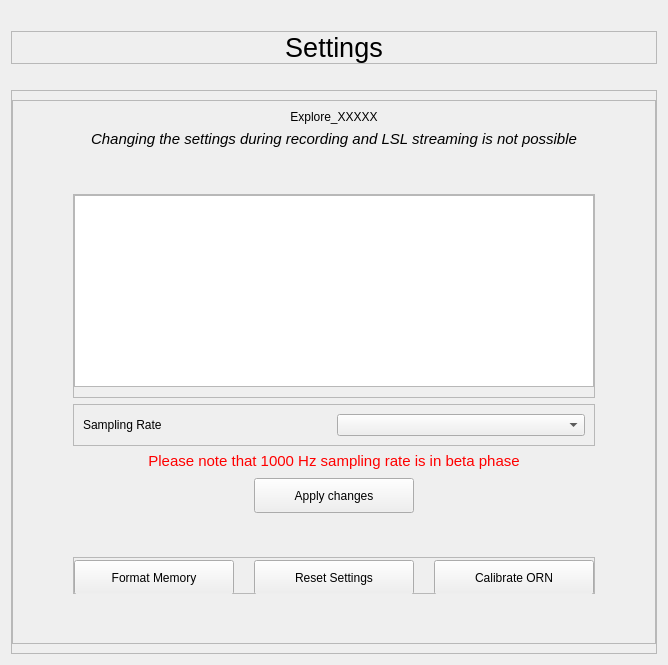
            <widget class="QWidget" name="page_settings">
             <property name="styleSheet">
              <string notr="true"/>
             </property>
             <layout class="QVBoxLayout" name="verticalLayout_8">
              <item>
               <spacer name="verticalSpacer_10">
                <property name="orientation">
                 <enum>Qt::Vertical</enum>
                </property>
                <property name="sizeType">
                 <enum>QSizePolicy::Fixed</enum>
                </property>
                <property name="sizeHint" stdset="0">
                 <size>
                  <width>20</width>
                  <height>20</height>
                 </size>
                </property>
               </spacer>
              </item>
              <item>
               <widget class="QFrame" name="frame_settings_title">
                <property name="maximumSize">
                 <size>
                  <width>16777215</width>
                  <height>50</height>
                 </size>
                </property>
                <property name="styleSheet">
                 <string notr="true"/>
                </property>
                <property name="frameShape">
                 <enum>QFrame::StyledPanel</enum>
                </property>
                <property name="frameShadow">
                 <enum>QFrame::Raised</enum>
                </property>
                <layout class="QHBoxLayout" name="horizontalLayout_5">
                 <property name="spacing">
                  <number>0</number>
                 </property>
                 <property name="leftMargin">
                  <number>0</number>
                 </property>
                 <property name="topMargin">
                  <number>0</number>
                 </property>
                 <property name="rightMargin">
                  <number>0</number>
                 </property>
                 <property name="bottomMargin">
                  <number>0</number>
                 </property>
                 <item>
                  <widget class="QLabel" name="settings_title">
                   <property name="minimumSize">
                    <size>
                     <width>0</width>
                     <height>0</height>
                    </size>
                   </property>
                   <property name="sizeIncrement">
                    <size>
                     <width>0</width>
                     <height>0</height>
                    </size>
                   </property>
                   <property name="font">
                    <font>
                     <pointsize>20</pointsize>
                     <italic>false</italic>
                     <bold>false</bold>
                    </font>
                   </property>
                   <property name="text">
                    <string>Settings</string>
                   </property>
                   <property name="alignment">
                    <set>Qt::AlignCenter</set>
                   </property>
                  </widget>
                 </item>
                </layout>
               </widget>
              </item>
              <item>
               <spacer name="verticalSpacer_11">
                <property name="orientation">
                 <enum>Qt::Vertical</enum>
                </property>
                <property name="sizeType">
                 <enum>QSizePolicy::Fixed</enum>
                </property>
                <property name="sizeHint" stdset="0">
                 <size>
                  <width>20</width>
                  <height>20</height>
                 </size>
                </property>
               </spacer>
              </item>
              <item>
               <widget class="QFrame" name="frame_settings">
                <property name="sizePolicy">
                 <sizepolicy hsizetype="Expanding" vsizetype="Expanding">
                  <horstretch>0</horstretch>
                  <verstretch>0</verstretch>
                 </sizepolicy>
                </property>
                <property name="styleSheet">
                 <string notr="true"/>
                </property>
                <property name="frameShape">
                 <enum>QFrame::StyledPanel</enum>
                </property>
                <property name="frameShadow">
                 <enum>QFrame::Raised</enum>
                </property>
                <layout class="QVBoxLayout" name="verticalLayout_19">
                 <property name="leftMargin">
                  <number>0</number>
                 </property>
                 <property name="rightMargin">
                  <number>0</number>
                 </property>
                 <item>
                  <layout class="QHBoxLayout" name="horizontalLayout_31">
                   <item>
                    <widget class="QFrame" name="frame_device">
                     <property name="sizePolicy">
                      <sizepolicy hsizetype="MinimumExpanding" vsizetype="Preferred">
                       <horstretch>0</horstretch>
                       <verstretch>0</verstretch>
                      </sizepolicy>
                     </property>
                     <property name="minimumSize">
                      <size>
                       <width>0</width>
                       <height>0</height>
                      </size>
                     </property>
                     <property name="maximumSize">
                      <size>
                       <width>650</width>
                       <height>16777215</height>
                      </size>
                     </property>
                     <property name="styleSheet">
                      <string notr="true"/>
                     </property>
                     <property name="frameShape">
                      <enum>QFrame::StyledPanel</enum>
                     </property>
                     <property name="frameShadow">
                      <enum>QFrame::Raised</enum>
                     </property>
                     <layout class="QVBoxLayout" name="verticalLayout_2">
                      <property name="leftMargin">
                       <number>60</number>
                      </property>
                      <property name="rightMargin">
                       <number>60</number>
                      </property>
                      <item>
                       <widget class="QLabel" name="label_explore_name">
                        <property name="sizePolicy">
                         <sizepolicy hsizetype="Preferred" vsizetype="Preferred">
                          <horstretch>0</horstretch>
                          <verstretch>0</verstretch>
                         </sizepolicy>
                        </property>
                        <property name="minimumSize">
                         <size>
                          <width>0</width>
                          <height>0</height>
                         </size>
                        </property>
                        <property name="maximumSize">
                         <size>
                          <width>16777215</width>
                          <height>75</height>
                         </size>
                        </property>
                        <property name="styleSheet">
                         <string notr="true"/>
                        </property>
                        <property name="text">
                         <string>Explore_XXXXX</string>
                        </property>
                        <property name="alignment">
                         <set>Qt::AlignCenter</set>
                        </property>
                        <property name="wordWrap">
                         <bool>true</bool>
                        </property>
                       </widget>
                      </item>
                      <item>
                       <widget class="QLabel" name="label_warning_disabled">
                        <property name="text">
                         <string>&lt;html&gt;&lt;head/&gt;&lt;body&gt;&lt;p align=&quot;center&quot;&gt;&lt;span style=&quot; font-size:11pt; font-style:italic;&quot;&gt;Changing the settings during recording and LSL streaming is not possible&lt;/span&gt;&lt;/p&gt;&lt;/body&gt;&lt;/html&gt;</string>
                        </property>
                        <property name="wordWrap">
                         <bool>true</bool>
                        </property>
                       </widget>
                      </item>
                      <item>
                       <spacer name="verticalSpacer_20">
                        <property name="orientation">
                         <enum>Qt::Vertical</enum>
                        </property>
                        <property name="sizeHint" stdset="0">
                         <size>
                          <width>20</width>
                          <height>40</height>
                         </size>
                        </property>
                       </spacer>
                      </item>
                      <item>
                       <widget class="QFrame" name="frame_channels">
                        <property name="styleSheet">
                         <string notr="true"/>
                        </property>
                        <property name="frameShape">
                         <enum>QFrame::StyledPanel</enum>
                        </property>
                        <property name="frameShadow">
                         <enum>QFrame::Raised</enum>
                        </property>
                        <layout class="QVBoxLayout" name="verticalLayout_5">
                         <property name="spacing">
                          <number>0</number>
                         </property>
                         <property name="leftMargin">
                          <number>0</number>
                         </property>
                         <property name="topMargin">
                          <number>0</number>
                         </property>
                         <property name="rightMargin">
                          <number>0</number>
                         </property>
                         <property name="bottomMargin">
                          <number>0</number>
                         </property>
                         <item>
                          <widget class="QTableView" name="table_settings">
                           <property name="sizePolicy">
                            <sizepolicy hsizetype="Expanding" vsizetype="Expanding">
                             <horstretch>0</horstretch>
                             <verstretch>0</verstretch>
                            </sizepolicy>
                           </property>
                           <property name="styleSheet">
                            <string notr="true"/>
                           </property>
                           <property name="alternatingRowColors">
                            <bool>true</bool>
                           </property>
                           <property name="cornerButtonEnabled">
                            <bool>false</bool>
                           </property>
                           <attribute name="horizontalHeaderCascadingSectionResizes">
                            <bool>true</bool>
                           </attribute>
                          </widget>
                         </item>
                         <item>
                          <spacer name="verticalSpacer_21">
                           <property name="orientation">
                            <enum>Qt::Vertical</enum>
                           </property>
                           <property name="sizeHint" stdset="0">
                            <size>
                             <width>20</width>
                             <height>10</height>
                            </size>
                           </property>
                          </spacer>
                         </item>
                        </layout>
                       </widget>
                      </item>
                      <item>
                       <widget class="QFrame" name="frame_samplingrate">
                        <property name="styleSheet">
                         <string notr="true"/>
                        </property>
                        <property name="frameShape">
                         <enum>QFrame::StyledPanel</enum>
                        </property>
                        <property name="frameShadow">
                         <enum>QFrame::Raised</enum>
                        </property>
                        <layout class="QHBoxLayout" name="horizontalLayout_7">
                         <item>
                          <widget class="QLabel" name="label_samping_rate">
                           <property name="styleSheet">
                            <string notr="true"/>
                           </property>
                           <property name="text">
                            <string>Sampling Rate</string>
                           </property>
                          </widget>
                         </item>
                         <item>
                          <widget class="QComboBox" name="value_sampling_rate">
                           <property name="styleSheet">
                            <string notr="true"/>
                           </property>
                          </widget>
                         </item>
                        </layout>
                       </widget>
                      </item>
                      <item>
                       <widget class="QLabel" name="lbl_sr_warning">
                        <property name="sizePolicy">
                         <sizepolicy hsizetype="Preferred" vsizetype="Preferred">
                          <horstretch>0</horstretch>
                          <verstretch>0</verstretch>
                         </sizepolicy>
                        </property>
                        <property name="maximumSize">
                         <size>
                          <width>16777215</width>
                          <height>100</height>
                         </size>
                        </property>
                        <property name="styleSheet">
                         <string notr="true">color: red;
font: 11pt;</string>
                        </property>
                        <property name="text">
                         <string>&lt;html&gt;&lt;head/&gt;&lt;body&gt;&lt;p align=&quot;center&quot;&gt;Please note that 1000 Hz sampling rate is in beta phase&lt;/p&gt;&lt;/body&gt;&lt;/html&gt;</string>
                        </property>
                        <property name="wordWrap">
                         <bool>true</bool>
                        </property>
                       </widget>
                      </item>
                      <item alignment="Qt::AlignHCenter">
                       <widget class="QPushButton" name="btn_apply_settings">
                        <property name="sizePolicy">
                         <sizepolicy hsizetype="Expanding" vsizetype="Preferred">
                          <horstretch>0</horstretch>
                          <verstretch>0</verstretch>
                         </sizepolicy>
                        </property>
                        <property name="minimumSize">
                         <size>
                          <width>160</width>
                          <height>35</height>
                         </size>
                        </property>
                        <property name="maximumSize">
                         <size>
                          <width>160</width>
                          <height>30</height>
                         </size>
                        </property>
                        <property name="cursor">
                         <cursorShape>PointingHandCursor</cursorShape>
                        </property>
                        <property name="text">
                         <string>Apply changes</string>
                        </property>
                       </widget>
                      </item>
                      <item>
                       <spacer name="verticalSpacer_16">
                        <property name="orientation">
                         <enum>Qt::Vertical</enum>
                        </property>
                        <property name="sizeType">
                         <enum>QSizePolicy::Maximum</enum>
                        </property>
                        <property name="sizeHint" stdset="0">
                         <size>
                          <width>20</width>
                          <height>40</height>
                         </size>
                        </property>
                       </spacer>
                      </item>
                      <item>
                       <widget class="QFrame" name="frame_device_buttons">
                        <property name="sizePolicy">
                         <sizepolicy hsizetype="Preferred" vsizetype="Preferred">
                          <horstretch>0</horstretch>
                          <verstretch>35</verstretch>
                         </sizepolicy>
                        </property>
                        <property name="styleSheet">
                         <string notr="true"/>
                        </property>
                        <property name="frameShape">
                         <enum>QFrame::StyledPanel</enum>
                        </property>
                        <property name="frameShadow">
                         <enum>QFrame::Raised</enum>
                        </property>
                        <layout class="QHBoxLayout" name="horizontalLayout_4">
                         <property name="spacing">
                          <number>20</number>
                         </property>
                         <property name="leftMargin">
                          <number>0</number>
                         </property>
                         <property name="topMargin">
                          <number>0</number>
                         </property>
                         <property name="rightMargin">
                          <number>0</number>
                         </property>
                         <property name="bottomMargin">
                          <number>0</number>
                         </property>
                         <item>
                          <widget class="QPushButton" name="btn_format_memory">
                           <property name="sizePolicy">
                            <sizepolicy hsizetype="Maximum" vsizetype="Preferred">
                             <horstretch>0</horstretch>
                             <verstretch>0</verstretch>
                            </sizepolicy>
                           </property>
                           <property name="minimumSize">
                            <size>
                             <width>160</width>
                             <height>35</height>
                            </size>
                           </property>
                           <property name="maximumSize">
                            <size>
                             <width>160</width>
                             <height>30</height>
                            </size>
                           </property>
                           <property name="cursor">
                            <cursorShape>PointingHandCursor</cursorShape>
                           </property>
                           <property name="text">
                            <string>Format Memory</string>
                           </property>
                          </widget>
                         </item>
                         <item>
                          <widget class="QPushButton" name="btn_reset_settings">
                           <property name="sizePolicy">
                            <sizepolicy hsizetype="Maximum" vsizetype="Preferred">
                             <horstretch>0</horstretch>
                             <verstretch>0</verstretch>
                            </sizepolicy>
                           </property>
                           <property name="minimumSize">
                            <size>
                             <width>160</width>
                             <height>35</height>
                            </size>
                           </property>
                           <property name="maximumSize">
                            <size>
                             <width>160</width>
                             <height>30</height>
                            </size>
                           </property>
                           <property name="cursor">
                            <cursorShape>PointingHandCursor</cursorShape>
                           </property>
                           <property name="styleSheet">
                            <string notr="true"/>
                           </property>
                           <property name="text">
                            <string>Reset Settings</string>
                           </property>
                          </widget>
                         </item>
                         <item>
                          <widget class="QPushButton" name="btn_calibrate">
                           <property name="sizePolicy">
                            <sizepolicy hsizetype="Maximum" vsizetype="Preferred">
                             <horstretch>0</horstretch>
                             <verstretch>0</verstretch>
                            </sizepolicy>
                           </property>
                           <property name="minimumSize">
                            <size>
                             <width>160</width>
                             <height>35</height>
                            </size>
                           </property>
                           <property name="maximumSize">
                            <size>
                             <width>160</width>
                             <height>30</height>
                            </size>
                           </property>
                           <property name="cursor">
                            <cursorShape>PointingHandCursor</cursorShape>
                           </property>
                           <property name="text">
                            <string>Calibrate ORN</string>
                           </property>
                          </widget>
                         </item>
                        </layout>
                       </widget>
                      </item>
                      <item>
                       <spacer name="verticalSpacer_19">
                        <property name="orientation">
                         <enum>Qt::Vertical</enum>
                        </property>
                        <property name="sizeHint" stdset="0">
                         <size>
                          <width>20</width>
                          <height>40</height>
                         </size>
                        </property>
                       </spacer>
                      </item>
                     </layout>
                    </widget>
                   </item>
                  </layout>
                 </item>
                </layout>
               </widget>
              </item>
             </layout>
            </widget>
